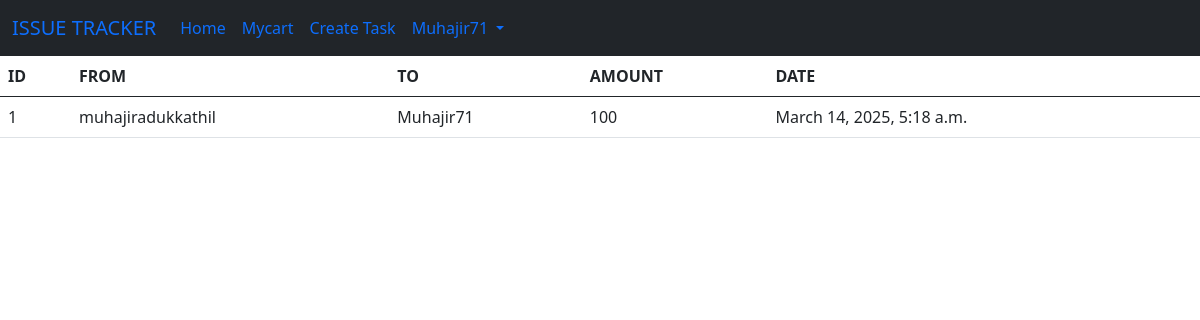
Page /transaction (signed in) on the committed database.
### myapp/models.py (models this page shows)
class Transaction(models.Model):
    sender=models.ForeignKey(User,related_name='sender',on_delete=models.CASCADE)
    reciver=models.ForeignKey(User,related_name='reciver',on_delete=models.CASCADE)
    amount=models.IntegerField()
    timestamp=models.DateTimeField(auto_now_add=True,null=True)

### myapp/views.py (the view)
# urls.py: path('transaction', views.Transactions,name='transactionpage'),
def Transactions(request):
    if request.user.is_authenticated:
        user=request.user
        Transactions=Transaction.objects.filter(Q(sender=user)|Q(reciver=user))
        return render(request,'Transaction.html',{'Transactions':Transactions})
    else:
       messages.success(request,"You must have to login to see Transaction!")
       return redirect('login')

### myapp/TEMPLATES/Transaction.html (shortened to what this page needs)
<!DOCTYPE html>
<html>
    <head>
        <link rel="stylesheet" href="">
        <link href="https://cdn.jsdelivr.net/npm/bootstrap@5.0.2/dist/css/bootstrap.min.css" rel="stylesheet">
    </head>
    <body>
       {% include "Navbar.html" %}
       {% block content %}
       <table class="table table-hover">
            <thead>
              <tr>
                <th scope="col">ID</th>
                <th scope="col">FROM</th>
                <th scope="col">TO</th>
                <th scope="col">AMOUNT</th>
                <th scope="col">DATE</th>
              </tr>
            </thead>
            <tbody>
                {% for Transaction in Transactions%}
                <tr>
                  <td>{{Transaction.id}}</td>
                  <td>{{Transaction.sender}}</td>
                  <td>{{Transaction.reciver}}</td>
                  <td>{{Transaction.amount}}</td>
                  <td>{{Transaction.timestamp}}</td>
                {% endfor %}
            </tbody>
      </table>
       {% endblock content %}
    </body>
</html>

### myapp/TEMPLATES/Navbar.html (shortened to what this page needs)
<nav class="navbar navbar-expand-lg  bg-dark">
    <div class="container-fluid">
      <a class="navbar-brand text-bg-dark " href="#">ISSUE TRACKER</a>
      <div class="collapse navbar-collapse" id="navbarSupportedContent">
        <ul class="navbar-nav me-auto mb-2 mb-lg-0">
        {%   if request.user.is_authenticated and request.user.is_superuser %}
        <li class="nav-item">
          <a class="nav-link active text-bg-dark" aria-current="page" href="{% url "basepage" %}">Home</a>
        </li>
        <li class="nav-item">
          <a class="nav-link active text-bg-dark" aria-current="page" href="{% url "mycartpage" %}">Mycart</a>
        </li>
        <li class="nav-item">
          <a class="nav-link text-bg-dark " href=" {% url "taskdetailspage" %}">Create Task</a>
        </li>
        <li class="nav-item">
          <a class="nav-link text-bg-dark " href=" {% url "accountpage" %}">Add Coin</a>
        </li>
          <li class="nav-item dropdown">
            <a class="nav-link dropdown-toggle text-bg-dark" href="#" id="navbarDropdown" role="button" data-bs-toggle="dropdown" aria-expanded="false">
              {{request.user.username|capfirst}}
            </a>
            <ul class="dropdown-menu" aria-labelledby="navbarDropdown">
              <li><a class="dropdown-item" href="{% url "userprofilepage" %}">Show Profile</a></li>
              <li><a class="dropdown-item" href="{% url "changepasswordpage" %}">Change Password</a></li>
              <li><hr class="dropdown-divider"></li>
              <li><a class="dropdown-item" href="{% url "logoutpage" %}">Logout</a></li>
            </ul>
            {% elif request.user.is_authenticated   %}
            <li class="nav-item">
          <a class="nav-link active text-bg-dark" aria-current="page" href="{% url "basepage" %}">Home</a>
        </li>
        <li class="nav-item">
          <a class="nav-link active text-bg-dark" aria-current="page" href="{% url "mycartpage" %}">Mycart</a>
        </li>
        <li class="nav-item">
          <a class="nav-link text-bg-dark " href=" {% url "taskdetailspage" %}">Create Task</a>
        </li>
          <li class="nav-item dropdown">
            <a class="nav-link dropdown-toggle text-bg-dark" href="#" id="navbarDropdown" role="button" data-bs-toggle="dropdown" aria-expanded="false">
              {{request.user.username|capfirst}}
            </a>
        {% endif %}
        </ul>
      </div>
    </div>
  </nav>

### rows in the picture
Transaction: id "1", sender "muhajiradukkathil", reciver "Muhajir71", amount "100", timestamp "March 14, 2025, 5:18 a.m."

### other values in the picture
{{ request.user.username|capfirst }} "Muhajir71"
